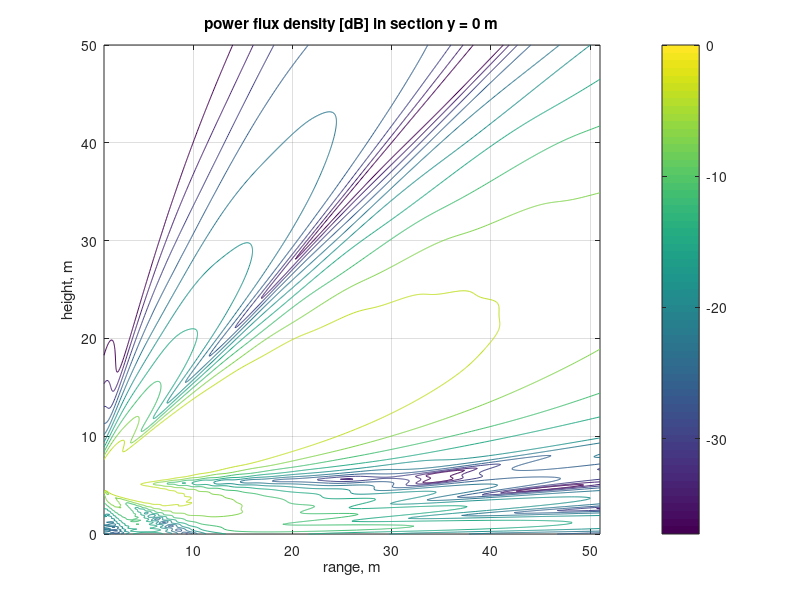
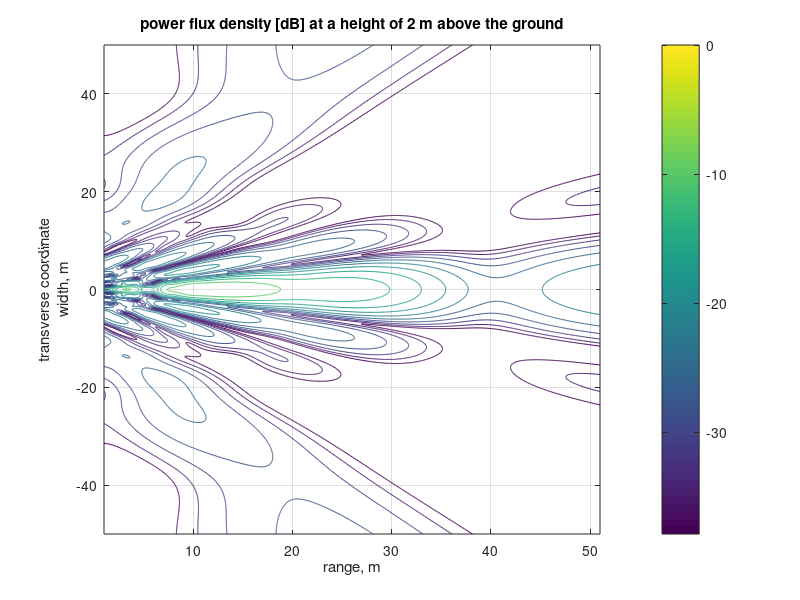
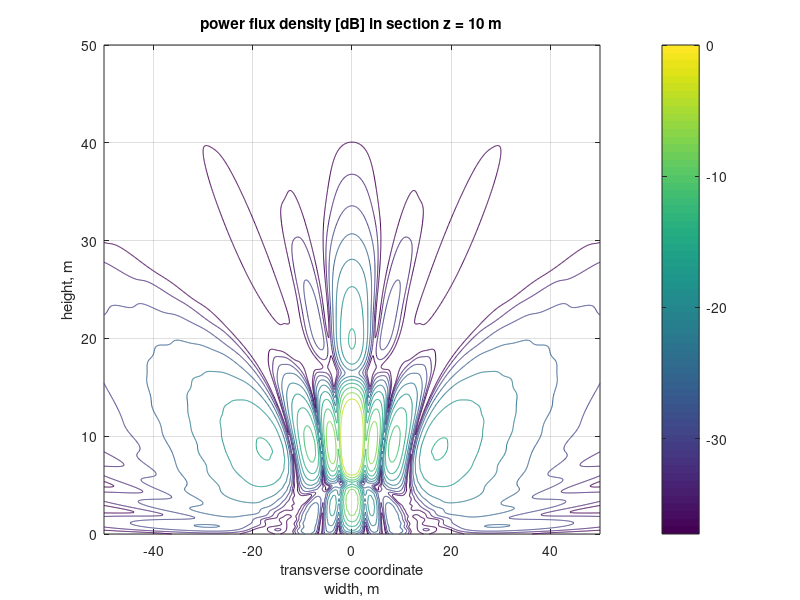

MATLAB code to generate these figures, in order:
function go
  close all % закрыть все открытые графики
  tic
  select_plane_calc = [2,1,3]; % выбор плоскости расчета
    % 1 - x=const
    % 2 - y=const
    % 3 - z=const
  is_draw_E = 0; % нужно ли рисовать напряженность
  is_draw_PPM = 1; % -//- ППМ
  is_draw_contour = 1;
  is_draw_surf = 0;
  is_ref = 1; % 1 - отражение от земли. 0 - отсутствие откражения
  is_ru = 0; % язык надписей

  frequency = 0.6e9; % частота в Гц (н-р 600 МГц = 0.6e9)
    % знак «=» означает присвоить переменной конкретное значение
    % причем в GNU Octave/MATLAB инициализировать 
    % переменную заранее не обязательно
  SPEED_OF_LIGHT = 3e8; % константа, скорость света
    % для различия, константы, чаще всего, обозначаются прописными буквами
  lambda = SPEED_OF_LIGHT ./ frequency; % длина волны
    % имя переменных, для читаемости кода, должно содержать смысл.
  k = 2*pi./lambda; % волновое число
    % поскольку волновое число часто встречается в формулах, уменьшим длину имени переменой, с минимальной потерей смысла.
    % точка «.» перед знаком деления «/» означает почленное деление, в от-сутствии точки – матричное деление (деление одной матрицы на другую).

  % плоскость сечения
  plane_x0 = 2; % 2 метра над землей
  plane_y0 = 0; 
  plane_z0 = 10;

  plane_d = 0.1; % шаг дискрета поверхности 
  % границы расчета в плоскости сечения
  plane_x_min = 0;
  plane_x_max = 50;
  plane_x_d = plane_d;
  plane_x = plane_x_min : plane_x_d : plane_x_max;

  plane_z_min = 1; % начальная дальность
  plane_z_max = plane_z_min + 50; % конечная дальность
  plane_z_d = plane_d; % шаг по дальности
  plane_z = plane_z_min : plane_z_d : plane_z_max; % массив дальностей

  % ширина (поперечные координаты):
  plane_y_min = -50; 
  plane_y_max = 50;
  plane_y_d = plane_d;
  plane_y = plane_y_min : plane_y_d : plane_y_max; % массив поперечных координат

for i_plane = 1 : length( select_plane_calc )
  number_figure = (i_plane-1)*10;
  var = select_plane_calc(i_plane);
  switch var
    case 1
      % двумерные массивы:
      [plane_Z, plane_Y] = meshgrid( plane_z, plane_y ); % двумерный массив координат точек
      plane_X = repmat( plane_x0, size(plane_Z) );
      figure_X = plane_Z;
      figure_Y = plane_Y;
    case 2
      % двумерные массивы:
      [plane_Z, plane_X] = meshgrid( plane_z, plane_x ); % двумерный массив координат точек
      plane_Y = repmat( plane_y0, size(plane_Z) );
      %Y = y0*ones( size( Z ) ); % поверхности
      % или то же самое % X = repmat( x0, size(Z) );
      figure_X = plane_Z;
      figure_Y = plane_X;
    case 3
      [plane_Y, plane_X] = meshgrid( plane_y, plane_x );
      plane_Z = repmat( plane_z0, size(plane_X) );
      figure_X = plane_Y;
      figure_Y = plane_X;
  end
  
  % параметры прямоугольной решетки:
  dipole_h = 5; % высота цнтра
  dipole_n = 5; % количество излучателей в вертикальной линейке
  dipole_m = 8; % количество вертикальных линеек
  dipole_d = lambda/2; % шаг м-у излучателями по вертикали и горизонтали
  % В локальной системе координат
  dipole_x_local = ( (1:dipole_n) - (dipole_n+1)/2 ) * dipole_d; % вектор высот излучателей
  dipole_y_local = ( (1:dipole_m) - (dipole_m+1)/2 ) * dipole_d; % вектор координат по ширине
  dipole_z_local = zeros( size(dipole_x_local) ); % по дальности
  
  dipole_gamma = 25; % угол наклона полотна
  % угол направления главного луча
  dipole_alpha = 5; % угол места
  dipole_beta = 10; % азимут
  % координаты излучателя в глобальной стистеме координат
  [dipole_x, dipole_y] = meshgrid(dipole_x_local,dipole_y_local);
  dipole_z = dipole_z_local - dipole_x*sind(dipole_gamma);
  dipole_x = dipole_h + dipole_x*cosd(dipole_gamma);
  % Начальная фаза каждого излучателя
  dipole_Faza = abs( ...
      dipole_x*sind(dipole_alpha) - ...
      dipole_y*cosd(dipole_alpha) * sind(dipole_beta) + ...
      dipole_z*cosd(dipole_alpha) * cosd(dipole_beta) ) ;
  dipole_PG = 200; % произведение мощности излучения на коэффициент усиления
  E = 0;
  for i_dipole = 1 : dipole_n*dipole_m 
    % display(i_dipole)
    % расстояние между антенной и точкой приема:
    R = sqrt( (plane_X-dipole_x(i_dipole)).^2 + ...
              (plane_Y-dipole_y(i_dipole)).^2 + ...
              (plane_Z-dipole_z(i_dipole)).^2 );
    % горизонтальное расстояние между антенной и точкой приема:
    r = sqrt( (plane_Y-dipole_y(i_dipole)).^2 + ...
              (plane_Z-dipole_z(i_dipole)).^2 );
    % Диаграмма направленности = sin(theta):
    cos_theta = ( (plane_X-dipole_x(i_dipole)).*cosd(dipole_gamma) - ...
                  (plane_Z-dipole_z(i_dipole)).*sind(dipole_gamma) )./R;
    DN = sqrt(1 - cos_theta.^2);

    % проекция нормированное поле (без учета энергетики): 
    E = E + DN.*exp(-1i*k*R)./R.*r./R;

    if is_ref
      % диэлектрическая проницаемость сухой земли:
      surface_epsilon = 4;
      surface_sigma = 1e-3;
      % морской воды
      % epsilon = 80;
      % sigma = 4;
      ep = surface_epsilon + 60i*surface_sigma*lambda; 
      % расстояние между мнимым диполем и точкой приема:
      R_imag = sqrt( (plane_X+dipole_x(i_dipole)).^2 + ...
                     (plane_Y-dipole_y(i_dipole)).^2 + ...
                     (plane_Z-dipole_z(i_dipole)).^2 );
      % горизонтальное расстояние:
      % r = sqrt( (Y-y_dip).^2 + (Z-z_dip).^2 );
      cos_theta_imag = ( (-plane_X-dipole_x(i_dipole)).*cosd(dipole_gamma) - ...
        (plane_Z-dipole_z(i_dipole)).*sind(dipole_gamma) )./R_imag;
      DN_imag = sqrt(1 - cos_theta_imag.^2);

      % sin_theta_imag = r./R_imag;
      % DN_imag = sin_theta_imag;
      % cos и квадрат sin’а угла отражения
      cos_psi = ( plane_X + dipole_x(i_dipole) )./R_imag;
      sin_psi2 = ( r./R_imag ).^2;
      % коэффициент отражения
      Rp = ( ep .* cos_psi - sqrt(ep - sin_psi2) ) ./ ...
           ( ep .* cos_psi + sqrt(ep - sin_psi2) );
      % нормированное поле мнимого диполя
      E = E + Rp.*DN_imag.*exp(-1i*k*R_imag)./R_imag.*r./R_imag;
    end
  end
  
  PPM_0 = 25;%25; % [мкВт/см^2] граница СЗЗ, 0 дБ
  PPM_min = -41; % граница минимального значения для отображения на гра-фики, аналогичным образом можно провести границу и по максимальному значению
  PPM_max = 0;
  PPM = 10*log10( dipole_PG/4/pi ) + 20*log10( abs(E+(E==0)*eps) ) - ...
    10*log10( PPM_0 ); % плотность потока мощности (ППМ)
  %PPM = PPM.*(PPM >= PPM_min) + PPM_min.*(PPM < PPM_min) ; % ограничения
   PPM = PPM.*( PPM >= PPM_min ).*( PPM <= PPM_max ) + ...
         PPM_min.*(PPM < PPM_min) + PPM_max.*(PPM > PPM_max);
     % +eps - прибавление самой малой величины к полю не даст погрешности
     % но обеспечит корректное вычисление log10(0)
     
  % надписи на рисунках   
  if is_ru
    z_fig = 'дальность, м'; 
    y_fig = {'поперечная координата', 'ширина, м'};
    x_fig = 'высота, м';
    temp_title  = 'распределение поля';
    temp_title3 = 'ППМ [дБ]';
    zlab_fig = 'нормированная напряженность поля';
    switch var(i_var)
      case 1
          temp_text = ['на высоте ',...
              num2str(plane_x0), ' м над земной поверхностью'];
      case 2
          temp_text = ['в сечении y = ',...
            num2str(plane_y0), ' м'];
      case 3
          temp_text = ['в сечении z = ',...
            num2str(plane_z0), ' м'];
    end
  else
      % английские надписи
    z_fig = 'range, m'; 
    y_fig = {'transverse coordinate','width, m'};
    x_fig = 'height, m';
    temp_title  = 'field distribution';
    temp_title3 = 'power flux density [dB]';
    zlab_fig = 'normalized field strength';
    switch var
      case 1
          temp_text = ['at a height of ',...
              num2str(plane_x0), ' m above the ground'];
      case 2
          temp_text = ['in section y = ',...
            num2str(plane_y0), ' m'];
      case 3
          temp_text = ['in section z = ',...
            num2str(plane_z0), ' m'];
    end
  end
    switch var
      case 1
          xlab_fig = z_fig; 
          ylab_fig = y_fig;
      case 2
          xlab_fig = z_fig; 
          ylab_fig = x_fig;
      case 3
          xlab_fig = y_fig;
          ylab_fig = x_fig;
    end
  title_fig  = [temp_title ,' ', temp_text];
  title_fig3 = [temp_title3,' ', temp_text];

  % отрисовка рисунков
  if is_draw_E
    if is_draw_contour
      figure(number_figure+1);
      contour(figure_X, figure_Y, abs(E),'ShowText','off')
      title(title_fig)
      xlabel(xlab_fig)
      ylabel(ylab_fig)
      grid on
      colorbar
    end  
    if is_draw_surf
      figure(number_figure+2)
      %mesh(abs(E))
      surf(figure_X,figure_Y,abs(E))
      shading interp
      view(2)
      title(title_fig);
      xlabel(xlab_fig);
      ylabel(ylab_fig);
      zlabel(zlab_fig);
      grid on
      colorbar
    end
  end
  if is_draw_PPM
    if is_draw_contour
      figure(number_figure+3)
      hold off
      contour(figure_X, figure_Y, PPM,'ShowText','off')
      hold on
      contour(figure_X, figure_Y, PPM,[PPM_0,PPM_0],'k','linewidth',2)
      title(title_fig3)
      xlabel(xlab_fig)
      ylabel(ylab_fig)
      grid on
      colorbar
    end
    if is_draw_surf
      figure(number_figure+4)
      hold off
      surf(figure_X, figure_Y, zeros(size(PPM)),PPM)
      shading interp
      view(2)
      hold on
      contour(figure_X, figure_Y, PPM,[PPM_0,PPM_0],'k','linewidth',2)
      title(title_fig3)
      xlabel(xlab_fig)
      ylabel(ylab_fig)
      grid on
      colorbar
    end
  end
end
  toc